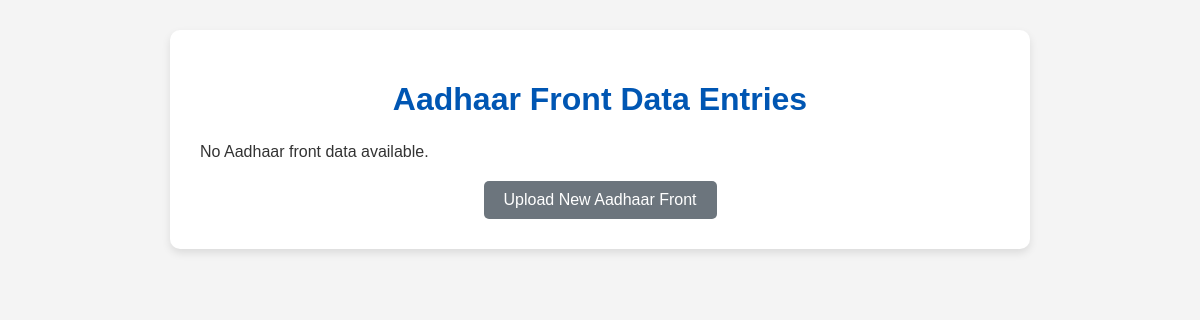
The page /list/ on the database as committed earlier.
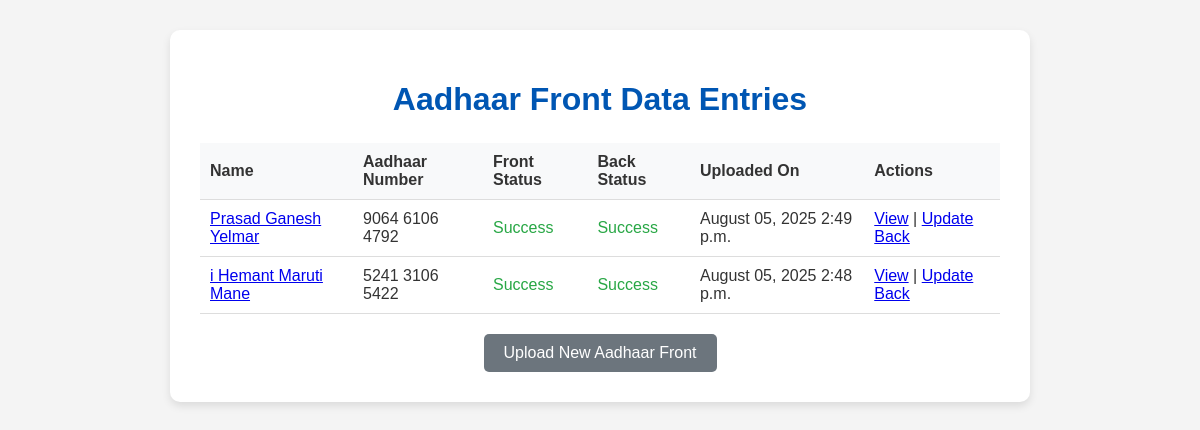
The same page on the database as committed later.
### extractor_app/models.py (models this page shows, shortened)
class AadhaarFront(models.Model):
    image = models.ImageField(upload_to='aadhaar_front_images/')
    name = models.CharField(max_length=255, null=True, blank=True)
    aadhaar_number = models.CharField(max_length=14, null=True, blank=True) # 12 digits + 2 spaces
    date_of_birth = models.CharField(max_length=10, null=True, blank=True) # DD/MM/YYYY or YYYY
    gender = models.CharField(max_length=10, null=True, blank=True)
    extracted_on = models.DateTimeField(auto_now_add=True)
    extraction_successful = models.BooleanField(default=False)
    raw_text = models.TextField(null=True, blank=True) # Store raw OCR output for debugging

### extractor_app/views.py (the view)
# urls.py: path('list/', views.list_aadhaar_fronts, name='list_aadhaar_fronts'), # List page for fronts
def list_aadhaar_fronts(request):
    all_front_cards = AadhaarFront.objects.all().order_by('-extracted_on')
    return render(request, 'extractor_app/list_fronts.html', {'all_front_cards': all_front_cards})

### extractor_app/templates/extractor_app/list_fronts.html (shortened to what this page needs)
<!DOCTYPE html>
<html lang="en">
<head>
</head>
<body>
    <div class="container">
        <h1>Aadhaar Front Data Entries</h1>
        {% if all_front_cards %}
            <table>
                <thead>
                    <tr>
                        <th>Name</th>
                        <th>Aadhaar Number</th>
                        <th>Front Status</th>
                        <th>Back Status</th>
                        <th>Uploaded On</th>
                        <th>Actions</th>
                    </tr>
                </thead>
                <tbody>
                    {% for front_card in all_front_cards %}
                        <tr>
                            <td><a href="{% url 'aadhaar_front_detail' pk=front_card.pk %}">{{ front_card.name|default:"N/A" }}</a></td>
                            <td>{{ front_card.aadhaar_number|default:"N/A" }}</td>
                            <td>
                                {% if front_card.extraction_successful %}
                                    <span class="status-success">Success</span>
                                {% else %}
                                    <span class="status-fail">Partial/Failed</span>
                                {% endif %}
                            </td>
                            <td>
                                {% if front_card.back_side %}
                                    {% if front_card.back_side.extraction_successful %}
                                        <span class="status-success">Success</span>
                                    {% else %}
                                        <span class="status-fail">Partial/Failed</span>
                                    {% endif %}
                                {% else %}
                                    <span class="status-pending">Pending</span>
                                {% endif %}
                            </td>
                            <td>{{ front_card.extracted_on|date:"F d, Y P" }}</td>
                            <td>
                                <a href="{% url 'aadhaar_front_detail' pk=front_card.pk %}">View</a> |
                                {% if not front_card.back_side %}
                                    <a href="{% url 'upload_aadhaar_back' front_pk=front_card.pk %}">Add Back</a>
                                {% else %}
                                    <a href="{% url 'upload_aadhaar_back' front_pk=front_card.pk %}">Update Back</a>
                                {% endif %}
                            </td>
                        </tr>
                    {% endfor %}
                </tbody>
            </table>
        {% else %}
            <p>No Aadhaar front data available.</p>
        {% endif %}
        <div class="nav-links">
            <a href="{% url 'upload_aadhaar_front' %}">Upload New Aadhaar Front</a>
        </div>
    </div>
</body>
</html>

### extractor_app/templates/extractor_app/list_fronts.html (style rules this page uses)
body { font-family: sans-serif; margin: 20px; background-color: #f4f4f4; color: #333; }
.container { max-width: 800px; margin: 30px auto; background-color: #fff; padding: 30px; border-radius: 10px; box-shadow: 0 4px 8px rgba(0,0,0,0.1); }
h1 { text-align: center; color: #0056b3; margin-bottom: 25px; }
table { width: 100%; border-collapse: collapse; margin-bottom: 20px; }
th, td { padding: 10px; text-align: left; border-bottom: 1px solid #ddd; }
th { background-color: #f8f9fa; }
.nav-links { text-align: center; margin-top: 20px; }
.nav-links a { display: inline-block; background-color: #6c757d; color: white; padding: 10px 20px; border-radius: 5px; text-decoration: none; transition: background-color 0.3s ease; }
.status-success { color: #28a745; }

Rows that differ between the two databases and show on the page:
added AadhaarFront: name "Prasad Ganesh Yelmar", aadhaar_number "9064 6106 4792", extraction_successful "Success", extracted_on "August 05, 2025 2:49 p.m.", shows "Update Back"
added AadhaarFront: name "i Hemant Maruti Mane", aadhaar_number "5241 3106 5422", extraction_successful "Success", extracted_on "August 05, 2025 2:48 p.m.", shows "Update Back"
Other text that changed with them:
text no longer shown: "No Aadhaar front data available."
text now shown: "Name Aadhaar Number Front Status Back Status Uploaded On Actions"
